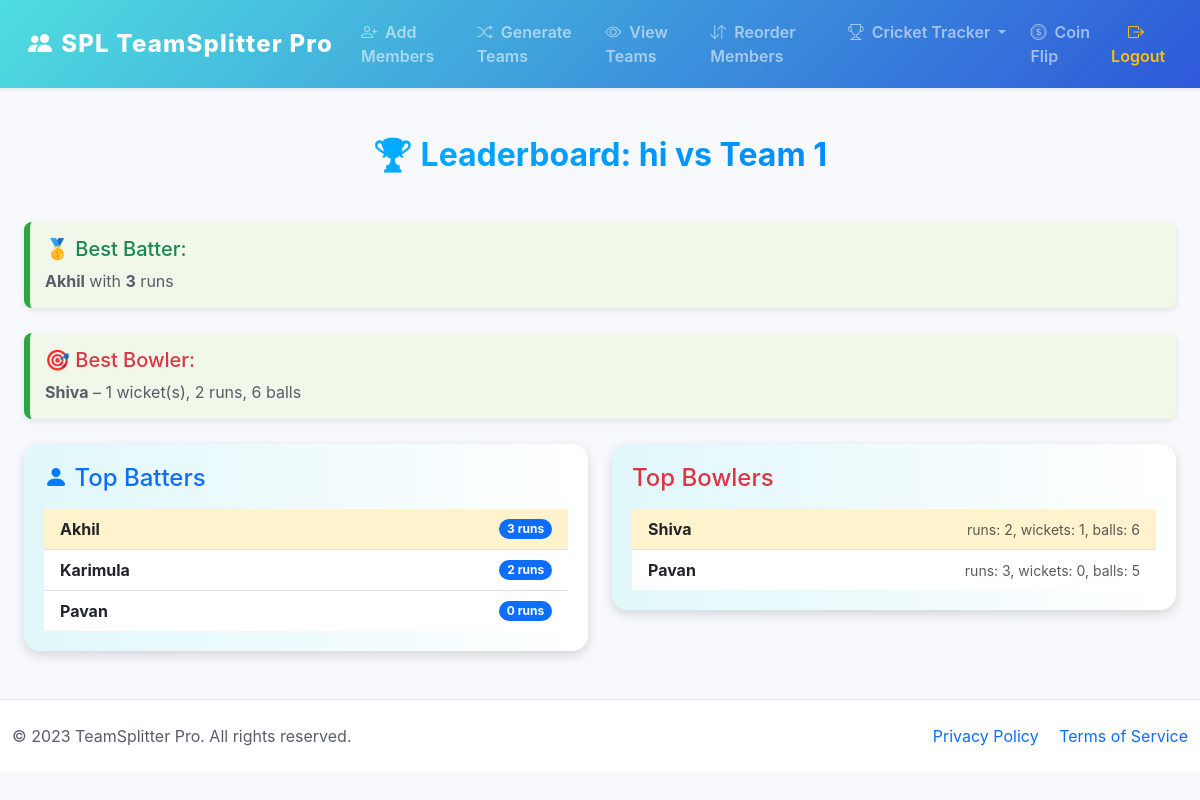
Page /leaderboard/75/ (signed in) on the committed database.
### capp/models.py (models this page shows, shortened)
class Match(models.Model):
    user = models.ForeignKey(User, on_delete=models.CASCADE)
    team1 = models.ForeignKey('Team', on_delete=models.CASCADE, related_name='team1_matches')
    team2 = models.ForeignKey('Team', on_delete=models.CASCADE, related_name='team2_matches')
    tournament = models.ForeignKey(Tournament, on_delete=models.CASCADE, null=True, blank=True)
    total_overs = models.PositiveIntegerField()  # e.g. 5 overs match
    start_time = models.DateTimeField(auto_now_add=True)
    created_at = models.DateTimeField(auto_now_add=True)
    current_innings = models.IntegerField(default=1)
    completed = models.BooleanField(default=False)
    team1_score = models.PositiveIntegerField(default=0)
    team2_score = models.PositiveIntegerField(default=0)
    winner = models.ForeignKey('Team', on_delete=models.SET_NULL, null=True, blank=True, related_name='matches_won')
    single_batting = models.BooleanField(
        default=False,
        verbose_name="Single Batting Mode",
        help_text="When enabled, innings ends only when no batters remain"
    )

class Team(models.Model):
    user = models.ForeignKey(User, on_delete=models.CASCADE, null=True, blank=True)
    name = models.CharField(max_length=100)
    members = models.ManyToManyField(Member, blank=True)
    created_at = models.DateTimeField(auto_now_add=True)  # when team was created
    updated_at = models.DateTimeField(auto_now=True)      # when team was last updated
    generation_id = models.UUIDField(default=uuid.uuid4, editable=False)
    class Meta:
        ordering = ['-created_at']  # Default ordering by newest first

class BallEvent(models.Model):
    match = models.ForeignKey(Match, on_delete=models.CASCADE, related_name='balls')
    over = models.IntegerField()
    ball_in_over = models.IntegerField()
    batsman = models.CharField(max_length=100)
    batsman_id = models.PositiveIntegerField(null=True, blank=True)
    bowler_id = models.PositiveIntegerField(null=True, blank=True)
    fielder_id = models.PositiveIntegerField(null=True, blank=True)
    bowler = models.CharField(max_length=100)
    runs = models.IntegerField(default=0)
    is_catch = models.BooleanField(default=False)
    is_wicket = models.BooleanField(default=False)
    out_of_box = models.BooleanField(default=False)
    is_runout = models.BooleanField(default=False)
    fielder = models.CharField(max_length=100, null=True, blank=True)
    timestamp = models.DateTimeField(auto_now_add=True)
    INNINGS_CHOICES = [(1, 'First'), (2, 'Second')]
    innings = models.PositiveSmallIntegerField(choices=INNINGS_CHOICES, default=1)
    class Meta:
        ordering = ['match', 'over', 'ball_in_over']
        indexes = [
            models.Index(fields=['batsman']),
            models.Index(fields=['bowler']),
            models.Index(fields=['fielder']),
            models.Index(fields=['is_wicket']),
            models.Index(fields=['is_catch']),
        ]

### capp/views.py (the view)
# urls.py: path('leaderboard/<int:match_id>/', views.leaderboard, name='leaderboard'), # Leaderboard for that match
@login_required
def leaderboard(request, match_id):
    match = get_object_or_404(Match, id=match_id, user=request.user)
    events = BallEvent.objects.filter(match=match)
    batter_scores = {}
    bowler_stats = {}
    for event in events:
        batter_scores[event.batsman] = batter_scores.get(event.batsman, 0) + event.runs
        if event.bowler not in bowler_stats:
            bowler_stats[event.bowler] = {'runs': 0, 'wickets': 0, 'balls': 0}
        bowler_stats[event.bowler]['runs'] += event.runs
        bowler_stats[event.bowler]['balls'] += 1
        if event.is_catch:
            bowler_stats[event.bowler]['wickets'] += 1
    sorted_batters = sorted(batter_scores.items(), key=lambda x: x[1], reverse=True)
    best_batter = max(batter_scores.items(), key=lambda x: x[1], default=(None, 0))
    def best_bowler_calc(bowler_stats):
        best = None
        for bowler, stats in bowler_stats.items():
            wickets = stats['wickets']
            runs = stats['runs']
            balls = stats['balls']
            economy = (runs / (balls / 6)) if balls else float('inf')
            if not best:
                best = (bowler, stats, economy)
            else:
                best_wickets = best[1]['wickets']
                best_economy = best[2]
                if wickets > best_wickets or (wickets == best_wickets and economy < best_economy):
                    best = (bowler, stats, economy)
        return best[:2] if best else (None, {'runs': 0, 'wickets': 0, 'balls': 0})
    best_bowler = best_bowler_calc(bowler_stats)
    return render(request, 'leaderboard.html', {
        'match': match,
        'batter_scores': batter_scores,
        'bowler_stats': bowler_stats,
        'best_batter': best_batter,
        'sorted_batters': sorted_batters,
        'best_bowler': best_bowler,
    })

### capp/templates/leaderboard.html (shortened to what this page needs)
{% extends "base.html" %}
{% block content %}
<div class="container my-5">
  <h2 class="text-center leaderboard-heading mb-5">
    🏆 Leaderboard: {{ match.team1.name }} vs {{ match.team2.name }}
  </h2>
  <div class="highlight-box">
    <h5 class="mb-2 text-success">🥇 Best Batter:</h5>
    {% if best_batter.0 %}
      <strong>{{ best_batter.0 }}</strong> with <strong>{{ best_batter.1 }}</strong> runs
    {% else %}
      No batting data available.
    {% endif %}
  </div>
  <div class="highlight-box">
    <h5 class="mb-2 text-danger">🎯 Best Bowler:</h5>
    {% if best_bowler.0 %}
      <strong>{{ best_bowler.0 }}</strong> –
      {{ best_bowler.1.wickets }} wicket(s),
      {{ best_bowler.1.runs }} runs,
      {{ best_bowler.1.balls }} balls
    {% else %}
      No bowling data available.
    {% endif %}
  </div>
  <div class="row g-4">
    <div class="col-md-6">
      <div class="leader-card">
        <h4 class="text-primary mb-3">
          <i class="bi bi-person-fill batter-icon"></i> Top Batters
        </h4>
        <ul class="list-group list-group-flush">
          {% for batter, score in sorted_batters %}
            <li class="list-group-item d-flex justify-content-between align-items-center {% if batter == best_batter.0 %}best-highlight{% endif %}">
              <strong>{{ batter }}</strong>
              <span class="badge bg-primary rounded-pill">{{ score }} runs</span>
            </li>
          {% empty %}
            <li class="list-group-item text-muted">No batting data yet.</li>
          {% endfor %}
        </ul>
      </div>
    </div>
    <div class="col-md-6">
      <div class="leader-card">
        <h4 class="text-danger mb-3">
           Top Bowlers
        </h4>
        <ul class="list-group list-group-flush">
          {% for bowler, stats in bowler_stats.items %}
            <li class="list-group-item d-flex justify-content-between align-items-center {% if bowler == best_bowler.0 %}best-highlight{% endif %}">
              <strong>{{ bowler }}</strong>
              <span class="text-muted small">
                runs: {{ stats.runs }},
                wickets: {{ stats.wickets }},
                balls: {{ stats.balls }}
              </span>
            </li>
          {% empty %}
            <li class="list-group-item text-muted">No bowling data yet.</li>
          {% endfor %}
        </ul>
      </div>
    </div>
  </div>
</div>
{% endblock %}

### capp/templates/base.html (style rules this page uses)
:root { --primary-color: #4edddf; --secondary-color: #f8f9fc; --accent-color: #2e59d9; --text-color: #5a5c69; }
body { background-color: var(--secondary-color); color: var(--text-color); font-family: 'Nunito', -apple-system, BlinkMacSystemFont, 'Segoe UI', Roboto, 'Helvetica Neue', Arial, sans-serif; }
.container { max-width: 1200px; }

### capp/templates/leaderboard.html (style rules this page uses)
.leader-card { background: linear-gradient(to right, #e0f7fa, #ffffff); border-radius: 16px; padding: 20px; box-shadow: 0 4px 12px rgba(0, 0, 0, 0.15); transition: transform 0.3s ease; }
.leaderboard-heading { font-size: 2rem; font-weight: bold; background: linear-gradient(to right, #00c6ff, #0072ff); -webkit-background-clip: text; -webkit-text-fill-color: transparent; }
.highlight-box { background-color: #f1f8e9; padding: 15px; border-left: 6px solid #28a745; margin-bottom: 25px; border-radius: 8px; box-shadow: 0 2px 6px rgba(0, 0, 0, 0.1); }
.batter-icon { color: #007bff; }
.best-highlight { background-color: #fff3cd !important; border-left: 4px solid #ffc107; }

### rows in the picture
Match: team1.name "hi", team2.name "Team 1"
BallEvent: batsman "Akhil", sorted_batters "Akhil", bowler_stats "Pavan"
BallEvent: bowler "Shiva", sorted_batters "Pavan", bowler_stats "Shiva"
BallEvent: sorted_batters "Karimula"

### other values in the picture
{{ best_batter.1 }} "3"
{{ best_bowler.1.wickets }} "1"
{{ best_bowler.1.runs }} "2"
{{ best_bowler.1.balls }} "6"
{{ score }} "3" "2" "0"
{{ stats.runs }} "2" "3"
{{ stats.wickets }} "1" "0"
{{ stats.balls }} "6" "5"
